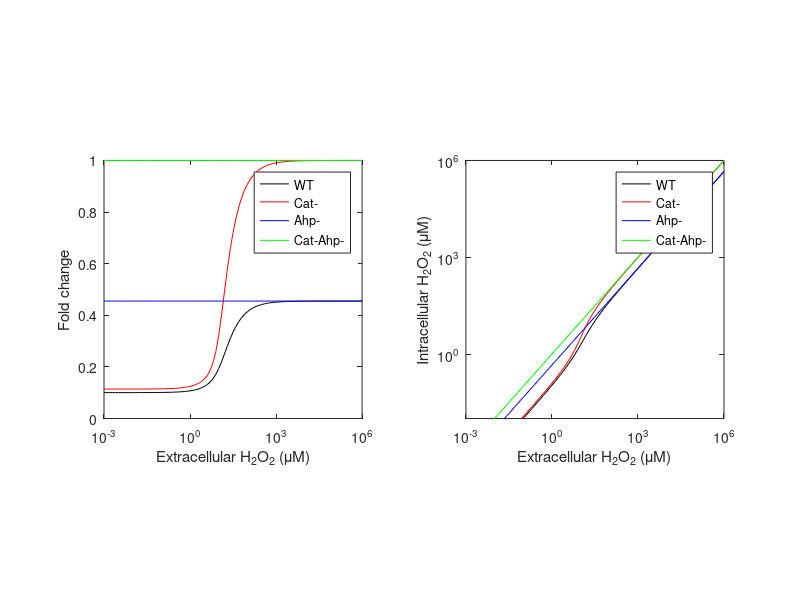

Here is the MATLAB script that generated this plot:
clear all;
clc;

P=1.6e-3; % cm/s
A=1.41e-7; % cm^2
PA = P*A/1e3; % L/s
%k_met = 4.5e-20; % mol/s, corresponding to 14 uM/s
k_met = 0;
Km_ahp = 1.2e-6; % M
%Km_ahp = 5.3148e-10; %M

Hout = 10.^[-9:0.1:0]; % M

% wild typef
k_cat = 2.7e-13; % L/s
k_ahp = 2.1e-18; % mol/s
Delta = Km_ahp*PA+Km_ahp*k_cat-Hout*PA-k_met+k_ahp;
Hin_wt = (-Delta+sqrt(Delta.^2+4*Km_ahp*(PA+k_cat)*(k_met+Hout*PA)))/2/(PA+k_cat);

% catalase mutant
k_cat = 0;
k_ahp = 2.1e-18; % mol/s
Delta = Km_ahp*PA+Km_ahp*k_cat-Hout*PA-k_met+k_ahp;
Hin_cat_ = (-Delta+sqrt(Delta.^2+4*Km_ahp*(PA+k_cat)*(k_met+Hout*PA)))/2/(PA+k_cat);

% Ahp mutant
k_cat = 2.7e-13;
k_ahp = 0;
Delta = Km_ahp*PA+Km_ahp*k_cat-Hout*PA-k_met+k_ahp;
Hin_ahp_ = (-Delta+sqrt(Delta.^2+4*Km_ahp*(PA+k_cat)*(k_met+Hout*PA)))/2/(PA+k_cat);

% Catalase and Ahp double mutant
k_cat = 0;
k_ahp = 0;
Delta = Km_ahp*PA+Km_ahp*k_cat-Hout*PA-k_met+k_ahp;
Hin_cat_ahp_ = (-Delta+sqrt(Delta.^2+4*Km_ahp*(PA+k_cat)*(k_met+Hout*PA)))/2/(PA+k_cat);

% plot Hout vs Hin
%figure();
subplot(1,2,2);
hold on;

plot(Hout*1e6, Hin_wt*1e6, 'k-');
plot(Hout*1e6, Hin_cat_*1e6, 'r-');
plot(Hout*1e6, Hin_ahp_*1e6, 'b-');
plot(Hout*1e6, Hin_cat_ahp_*1e6, 'g-');
axis([1e-3,1e6,1e-2,1e6]);
axis square;
box on;
ylabel('Intracellular H_2O_2 (\muM)');
xlabel('Extracellular H_2O_2 (\muM)');
set(gca,'XScale','log');
set(gca,'YScale','log');
legend('WT','Cat-','Ahp-','Cat-Ahp-');
set(gca,'XTick',10.^[-3:3:6]);
set(gca,'YTick',10.^[-3:3:6]);

%% plot Hout vs Fold change
%figure();
subplot(1,2,1);
hold on;

plot(Hout*1e6, Hin_wt./Hout, 'k-');
plot(Hout*1e6, Hin_cat_./Hout, 'r-');
plot(Hout*1e6, Hin_ahp_./Hout, 'b-');
plot(Hout*1e6, Hin_cat_ahp_./Hout, 'g-');
axis([1e-3,1e6,0,1]);
axis square;
box on;
ylabel('Fold change');
xlabel('Extracellular H_2O_2 (\muM)');
set(gca,'XScale','log');
legend('WT','Cat-','Ahp-','Cat-Ahp-');
set(gca,'XTick',10.^[-3:3:6]);
set(gca,'YTick',[0:0.2:1]);